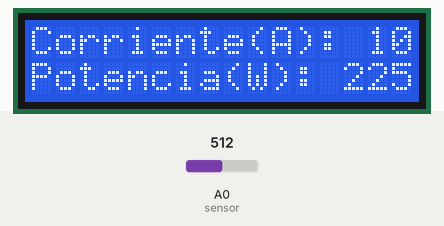
The sketch below on a simulated Arduino Uno, built with avr-gcc and run on an emulated ATmega328P. On the bench: 16×2 character LCD. Inputs (shaded band) come from the test bench; at power-on: A0 (sensor) = 512. WiFi joins after 1.5 s; servers stay silent unless stated.

Above: at 1.2 s.
1.3 s: A0 (sensor) set to 716
At 7.4 s:
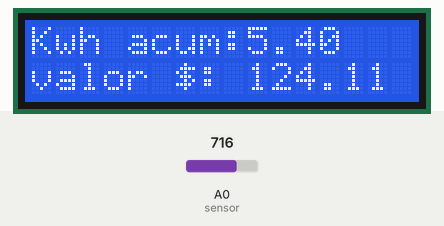
10.7 s: A0 (sensor) set to 900
At 13.7 s:
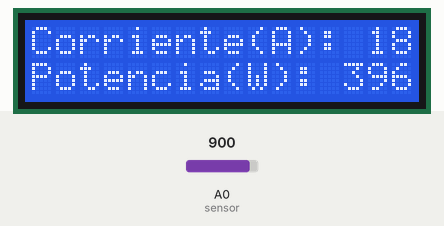
15.8 s: A0 (sensor) set to 1023
At 17.1 s:
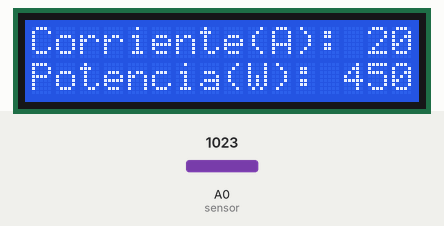
Timing chart, 0 to 18.8 s (numbered marks = the images above; inputs shaded):
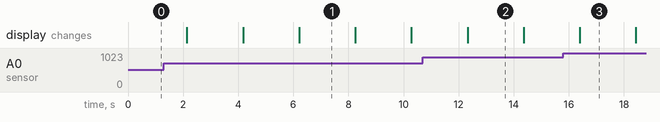

The sketch:

medidor_de_potencia_v1.3.ino
```cpp
#include <Wire.h>
#include <LiquidCrystal_I2C.h>
#include <SPI.h>
#include <Ethernet.h>

const double voltageReference = 220.0;  // Tensión de referencia del Arduino en voltios
const double currentRatio = 50.0;  // Ratio de transformación de la pinza SCT-013
byte mac[] = { 0xDE, 0xAD, 0xBE, 0xEF, 0xFE, 0xED };  // Dirección MAC de tu Ethernet Shield
IPAddress ip(192,168,0,235);  // Dirección IP de tu Arduino
EthernetServer server(80);
LiquidCrystal_I2C lcd(0x3F, 16, 2);  // Dirección I2C y dimensiones del LCD (16x2)

void setup() {
  Ethernet.begin(mac, ip);
  server.begin();
  lcd.init();  // Inicializar el LCD
  lcd.backlight();  // Encender el retroiluminación del LCD
}

void loop() {
  float sensorPin = analogRead(A0);  // Pin del sensor SCT-013
  float corriente = sensorPin / currentRatio;
  float potenciaActiva = corriente * voltageReference;
  static double energiaAcumulada = 0;
  energiaAcumulada += (potenciaActiva / 1000.0); // Acumula la energía en kilovatios-hora
  float valorkwh = 22.969; //cambiar el valor de la tarifa cunado sea necesario
  float kwhenpesos = energiaAcumulada * valorkwh;

  EthernetClient client = server.available();

  if (client) {
    if (client.connected()) {

      client.println("HTTP/1.1 200 OK");
      client.println("Content-Type: text/html");
      client.println();

      client.println("<html><body>");
      client.print("Bienvenido a tu control de energia");
      client.println("<br>");
      client.print("Corriente (A): ");
      client.print(corriente, 2);
      client.println("<br>");
      client.print("Potencia Activa (W): ");
      client.print(potenciaActiva, 2);
      client.println("<br>");
      client.print("Energía en Kwh: ");
      client.print(energiaAcumulada, 2);
      client.println("<br>");
      client.print("Kilovatios consumidos: ");
      client.print(energiaAcumulada, 2);
      client.println("<br>");
      client.print("Precio final del KwH: ");
      client.print(kwhenpesos, 2);
      client.println("</body></html>");

      client.stop();
    }
  }

  lcd.clear();
  lcd.setCursor(0, 0); //LCD empieza desde bit 0 linea 0
  lcd.print("Corriente(A):");
  lcd.setCursor(0, 1); //LCD emopieza desde bit 0 linea 1
  lcd.print("Potencia(W):");
  lcd.setCursor(14, 0);
  lcd.print(corriente, 2);  // Mostrar la corriente en el LCD
  lcd.setCursor(13, 1);
  lcd.print(potenciaActiva, 2);  // Mostrar la potencia activa en el LCD
  delay(2000);

  lcd.clear();
  lcd.setCursor(0, 0);
  lcd.print("Kwh acum:");
  lcd.setCursor(0, 1);
  lcd.print("valor $:");
  lcd.setCursor(9, 0);
  lcd.print(energiaAcumulada, 2);
  lcd.setCursor(9, 1);
  lcd.print(kwhenpesos, 2);
  delay(2000);
  }
```

Measured:
- what the display in image 1 shows lasts 2.1 s, from 6.2 s to 8.3 s
